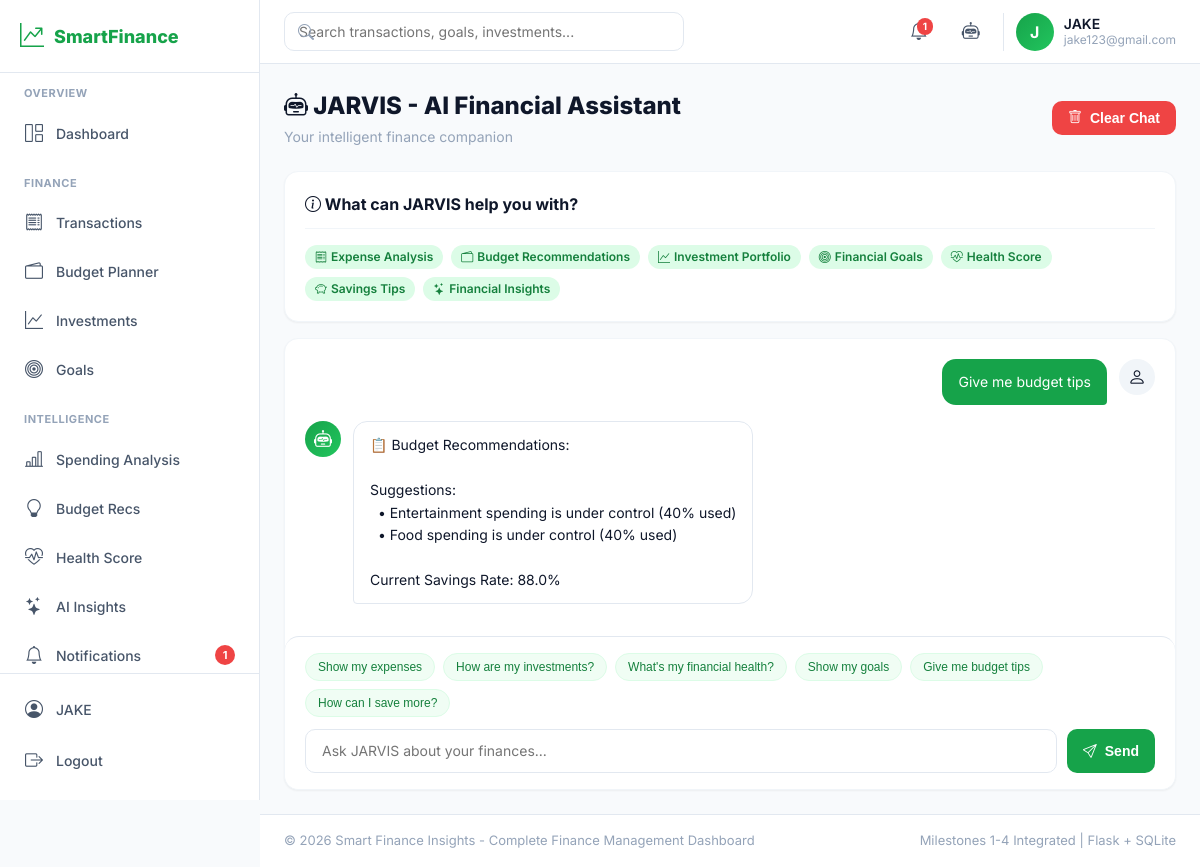
The app's page /jarvis (signed in) with its own data.
### tables this page shows
CREATE TABLE jarvis_chat (
        id INTEGER PRIMARY KEY AUTOINCREMENT,
        user_id INTEGER NOT NULL,
        role TEXT NOT NULL,
        message TEXT NOT NULL,
        created_at TEXT DEFAULT (datetime('now','localtime')),
        FOREIGN KEY (user_id) REFERENCES users(id) ON DELETE CASCADE
    );

### modules/jarvis.py (the view)
@bp.route('/jarvis')
@login_required
def index():
    user_id = session['user_id']
    history = query_db(
        "SELECT * FROM jarvis_chat WHERE user_id=? ORDER BY id ASC LIMIT 50",
        (user_id,)
    )
    return render_template('jarvis.html', history=history)

### utils/db.py (called while the page is built)
def get_db():
    if 'db' not in g:
        g.db = sqlite3.connect(current_app.config['DATABASE'])
        g.db.row_factory = sqlite3.Row
        g.db.execute("PRAGMA foreign_keys = ON")
    return g.db

def query_db(query, args=(), one=False):
    cur = get_db().execute(query, args)
    rv = cur.fetchall()
    cur.close()
    return (rv[0] if rv else None) if one else rv

### utils/helpers.py (called while the page is built)
def get_current_month():
    return datetime.now().month

def get_current_year():
    return datetime.now().year

def login_required(f):
    @wraps(f)
    def decorated_function(*args, **kwargs):
        if 'user_id' not in session:
            flash('Please log in to access this page.', 'warning')
            return redirect(url_for('auth.login'))
        return f(*args, **kwargs)
    return decorated_function

### templates/jarvis.html (shortened to what this page needs)
{% extends 'base.html' %}
{% block content %}
<div class="page-header">
    <div>
        <h1 class="page-title"><i class="bi bi-robot"></i> JARVIS - AI Financial Assistant</h1>
        <p class="page-subtitle">Your intelligent finance companion</p>
    </div>
    <form method="POST" action="{{ url_for('jarvis.clear') }}" onsubmit="return confirmDelete(event, 'Clear all chat history? This cannot be undone.')">
        <button type="submit" class="btn btn-danger"><i class="bi bi-trash"></i> Clear Chat</button>
    </form>
</div>
<div class="card mb-4">
    <div class="card-header">
        <h2 class="card-title"><i class="bi bi-info-circle"></i> What can JARVIS help you with?</h2>
    </div>
    <div class="flex gap-2" style="flex-wrap:wrap;">
        <span class="badge badge-primary"><i class="bi bi-receipt"></i> Expense Analysis</span>
        <span class="badge badge-primary"><i class="bi bi-wallet2"></i> Budget Recommendations</span>
        <span class="badge badge-primary"><i class="bi bi-graph-up"></i> Investment Portfolio</span>
        <span class="badge badge-primary"><i class="bi bi-bullseye"></i> Financial Goals</span>
        <span class="badge badge-primary"><i class="bi bi-heart-pulse"></i> Health Score</span>
        <span class="badge badge-primary"><i class="bi bi-piggy-bank"></i> Savings Tips</span>
        <span class="badge badge-primary"><i class="bi bi-stars"></i> Financial Insights</span>
    </div>
</div>
<div class="card" style="padding:0; overflow:hidden; max-width:920px; margin:0 auto;">
    <div class="chat-container" style="height:calc(100vh - 360px); min-height:450px; max-width:none; margin:0;">
        <div class="chat-messages" id="chatMessages">
            {% if history %}
                {% for message in history %}
                <div class="chat-message {{ message.role }}">
                    <div class="chat-avatar {% if message.role == 'user' %}user{% else %}jarvis{% endif %}">
                        <i class="bi bi-{% if message.role == 'user' %}person{% else %}robot{% endif %}"></i>
                    </div>
                    <div class="chat-bubble">{{ message.message }}</div>
                </div>
                {% endfor %}
            {% endif %}
        </div>
        <div class="chat-input-area">
            <div class="chat-suggestions">
                <button class="chat-suggestion" type="button">Show my expenses</button>
                <button class="chat-suggestion" type="button">How are my investments?</button>
                <button class="chat-suggestion" type="button">What's my financial health?</button>
                <button class="chat-suggestion" type="button">Show my goals</button>
                <button class="chat-suggestion" type="button">Give me budget tips</button>
                <button class="chat-suggestion" type="button">How can I save more?</button>
            </div>
            <form class="chat-input-wrapper" onsubmit="return false;">
                <textarea id="chatInput" class="chat-input" placeholder="Ask JARVIS about your finances..." rows="1"></textarea>
                <button type="button" class="btn btn-primary" onclick="sendChatMessage()"><i class="bi bi-send"></i> Send</button>
            </form>
        </div>
    </div>
</div>
{% endblock %}

### records on screen
jarvis_chat: message "Give me budget tips"
jarvis_chat: message "📋 Budget Recommendations: Suggestions: • Entertainment spending is under control (40% used) • Food spending is under control (40% used) Current Savings Rate: 88.0%"

### other values on screen
{{ notifications_count }} "1"
{{ session.get('user_name', 'Profile') }} "JAKE"
{{ session.get('user_name', 'U')[0]|upper }} "J"
{{ session.get('user_name', 'User') }} "JAKE"
{{ session.get('user_email', '') }} "jake123@gmail.com"
{{ current_year }} "2026"
